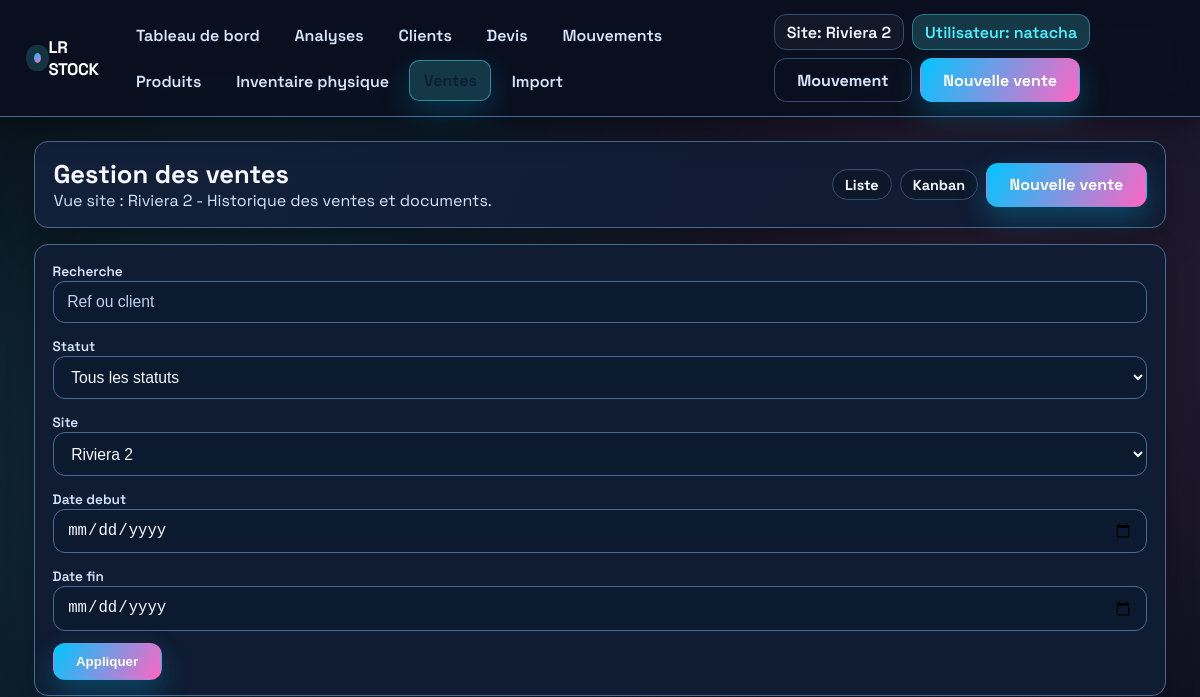
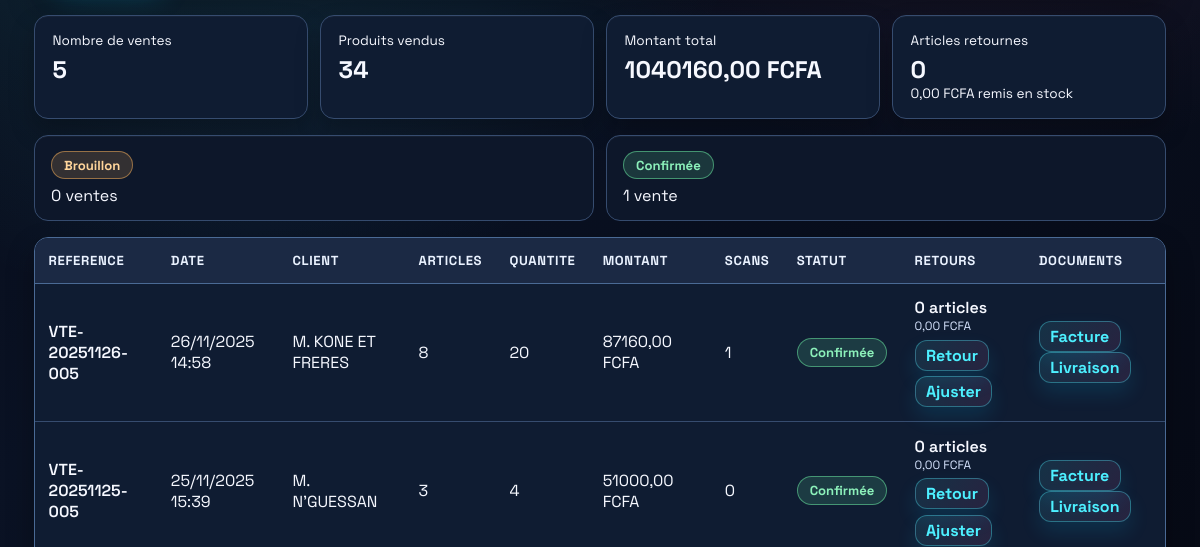
/ventes/ (signed in, upper part), run on an earlier commit of the app's database (2 pictures, top to bottom).
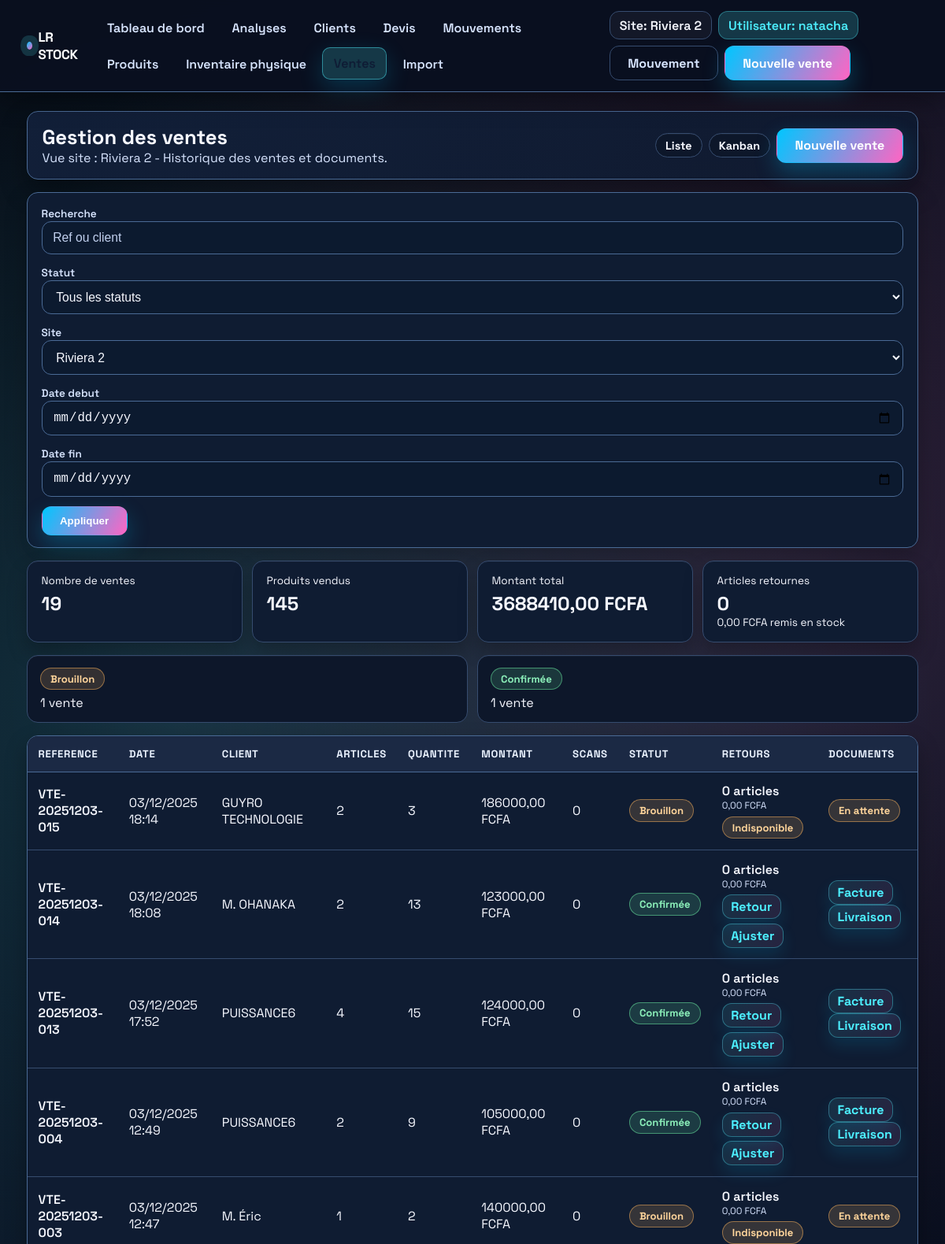
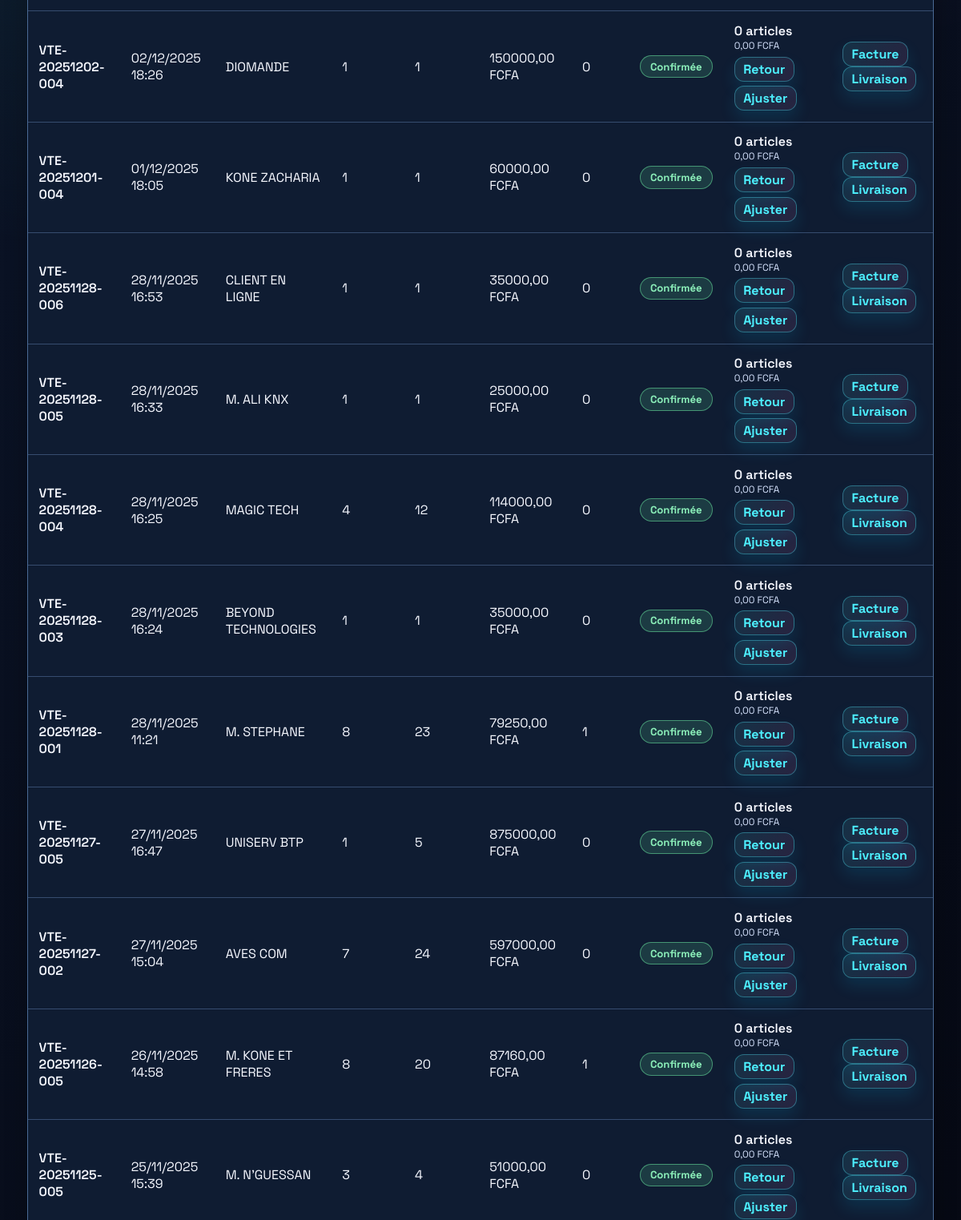
And on a later commit of the database (2 pictures, top to bottom).
### inventory/models.py (models this page shows, shortened)
class VersionedModelMixin(models.Model):
    class Meta:
        abstract = True

class TimeStampedModel(models.Model):
    created_at = models.DateTimeField(auto_now_add=True)
    updated_at = models.DateTimeField(auto_now=True)
    class Meta:
        abstract = True

class Sale(VersionedModelMixin, TimeStampedModel):
    class Status(models.TextChoices):
        DRAFT = "draft", "Brouillon"
        CONFIRMED = "confirmed", "Confirmée"
    reference = models.CharField("Référence", max_length=100, unique=True)
    sale_date = models.DateTimeField("Date de vente", default=timezone.now)
    customer = models.ForeignKey(
        Customer,
        on_delete=models.SET_NULL,
        related_name="sales",
        blank=True,
        null=True,
    )
    customer_name = models.CharField("Client", max_length=255, blank=True)
    notes = models.TextField(blank=True)
    site = models.ForeignKey(
        Site,
        on_delete=models.PROTECT,
        blank=True,
        null=True,
        related_name="sales",
    )
    amount_paid = models.DecimalField(
        "Montant payé",
        max_digits=12,
        decimal_places=2,
        default=Decimal("0.00"),
    )
    status = models.CharField(
        max_length=20,
        choices=Status.choices,
        default=Status.DRAFT,
    )
    class Meta:
        ordering = ["-sale_date", "-id"]
        verbose_name = "vente"
        verbose_name_plural = "ventes"
    @property
    def customer_display_name(self) -> str:
        if self.customer:
            return self.customer.display_name
        return self.customer_name or "-"
    @property
    def total_amount(self) -> Decimal:
        total = Decimal("0.00")
        for item in self.items.all():
            total += item.total_amount
        return total
    @property
    def returned_quantity(self) -> int:
        if self.status != self.Status.CONFIRMED:
            return 0
        return sum(item.returned_quantity for item in self.items.all())
    @property
    def returned_amount(self) -> Decimal:
        total = Decimal("0.00")
        if self.status != self.Status.CONFIRMED:
            return total
        for item in self.items.all():
            if item.line_type != SaleItem.LineType.PRODUCT:
                continue
            total += item.unit_price * Decimal(item.returned_quantity)
        return total

class Customer(VersionedModelMixin, TimeStampedModel):
    reference = models.CharField(
        "Référence client",
        max_length=20,
        unique=True,
        default=generate_customer_reference,
    )
    name = models.CharField("Nom du contact", max_length=255)
    company_name = models.CharField("Entreprise", max_length=255, blank=True)
    email = models.EmailField(blank=True)
    phone = models.CharField(max_length=50, blank=True)
    address = models.TextField(blank=True)
    credit_limit = models.DecimalField(
        "Plafond de crédit",
        max_digits=12,
        decimal_places=2,
        default=Decimal("0.00"),
    )
    notes = models.TextField(blank=True)
    objects = CustomerQuerySet.as_manager()
    class Meta:
        ordering = ["name", "company_name"]
        verbose_name = "client"
        verbose_name_plural = "clients"
    @property
    def display_name(self) -> str:
        if self.company_name and self.name:
            return f"{self.company_name} - {self.name}"
        return self.company_name or self.name or self.reference

class SaleItem(TimeStampedModel):
    class LineType(models.TextChoices):
        PRODUCT = "product", "Produit"
        NOTE = "note", "Note"
        SECTION = "section", "Section"
    sale = models.ForeignKey(
        Sale, on_delete=models.CASCADE, related_name="items"
    )
    product = models.ForeignKey(
        Product,
        on_delete=models.PROTECT,
        related_name="sale_items",
        blank=True,
        null=True,
    )
    line_type = models.CharField(
        max_length=20,
        choices=LineType.choices,
        default=LineType.PRODUCT,
    )
    description = models.CharField(max_length=255, blank=True)
    position = models.PositiveIntegerField(default=0)
    quantity = models.PositiveIntegerField(default=1)
    unit_price = models.DecimalField(max_digits=10, decimal_places=2, default=Decimal("0.00"))
    returned_quantity = models.PositiveIntegerField(default=0)
    scan_code = models.CharField(max_length=255, blank=True)
    scanned_at = models.DateTimeField(blank=True, null=True)
    stock_movement = models.OneToOneField(
        StockMovement,
        on_delete=models.SET_NULL,
        blank=True,
        null=True,
        related_name="sale_item",
    )
    class Meta:
        verbose_name = "ligne de vente"
        verbose_name_plural = "lignes de vente"
        ordering = ["position", "id"]
    @property
    def total_amount(self) -> Decimal:
        if self.line_type != self.LineType.PRODUCT:
            return Decimal("0.00")
        net_quantity = max(self.quantity - self.returned_quantity, 0)
        return self.unit_price * Decimal(net_quantity)

### inventory/views.py (the view, shortened to what this page needs)
# urls.py: path("ventes/", login_required(views.sales_list), name="sales_list"),
def sales_list(request):
    search = (request.GET.get("q") or "").strip()
    selected_status = request.GET.get("status") or ""
    start_input = request.GET.get("start")
    end_input = request.GET.get("end")
    start_dt, end_dt, date_errors = _parse_list_date_range(start_input, end_input)
    for error_text in date_errors:
        messages.warning(request, error_text)
    site_context = _site_context(request)
    active_site = site_context["active_site"]
    sales_queryset = (
        Sale.objects.select_related("customer")
        .prefetch_related("items__product", "scans")
        .order_by("-sale_date")
    )
    if selected_status:
        sales_queryset = sales_queryset.filter(status=selected_status)
    if start_dt:
        sales_queryset = sales_queryset.filter(sale_date__gte=start_dt)
    if end_dt:
        sales_queryset = sales_queryset.filter(sale_date__lte=end_dt)
    if active_site:
        sales_queryset = sales_queryset.filter(
            Q(site=active_site) | Q(items__stock_movement__site=active_site)
        )
    sales_queryset = sales_queryset.distinct()
    status_counts = {
        row["status"]: row["count"]
        for row in sales_queryset.values("status").annotate(count=Count("id"))
    }
    sales = list(sales_queryset)
    total_amount = Decimal("0.00")
    total_quantity = 0
    for sale in sales:
        sale_quantity = 0
        for item in sale.items.all():
            if item.line_type == SaleItem.LineType.PRODUCT and item.product:
                total_amount += item.total_amount
                sale_quantity += max(item.quantity - item.returned_quantity, 0)
        sale.total_quantity = sale_quantity
        sale.scan_total = sale.scans.count()
        total_quantity += sale_quantity
    total_return_quantity = sum(sale.returned_quantity for sale in sales)
    total_return_amount = sum(sale.returned_amount for sale in sales)
    status_summary = [
        {
            "value": status_choice.value,
            "label": status_choice.label,
            "count": status_counts.get(status_choice.value, 0),
        }
        for status_choice in Sale.Status
    ]
    status_options = [("", "Tous les statuts")] + [
        (status_choice.value, status_choice.label) for status_choice in Sale.Status
    ]
    context = {
        "sales": sales,
        "total_amount": total_amount,
        "total_quantity": total_quantity,
        "total_sales": len(sales),
        "total_return_quantity": total_return_quantity,
        "total_return_amount": total_return_amount,
        "search": search,
        "selected_status": selected_status,
        "start_input": start_input,
        "end_input": end_input,
        "status_summary": status_summary,
        "status_options": status_options,
    }
    context.update(site_context)
    return render(request, "inventory/sales_list.html", context)

### inventory/views.py (called while the page is built, shortened)
def _parse_list_date_range(start_value, end_value):
    tz = timezone.get_current_timezone()
    start_dt = None
    end_dt = None
    errors: list[str] = []
    if start_dt and end_dt and start_dt > end_dt:
        errors.append("La date de debut doit precéder la date de fin.")
    return start_dt, end_dt, errors

def _get_assigned_site(request):
    if not request.user.is_authenticated:
        return None
    assignment = getattr(request.user, "site_assignment", None)
    return assignment.site if assignment else None

def _get_requested_site(request):
    site_id = request.GET.get("site")
    if site_id:
        return Site.objects.filter(pk=site_id).first()
    return None

def _get_action_site(request):
    if not request.user.is_authenticated:
        return None
    assigned_site = _get_assigned_site(request)
    if assigned_site:
        return assigned_site
    if request.user.is_superuser:
        return _get_requested_site(request)
    return None

def _get_active_site(request):
    requested = _get_requested_site(request)
    if requested:
        return requested
    return _get_assigned_site(request)

### inventory/templates/inventory/sales_list.html (shortened to what the changed rows need)
{% extends "inventory/base.html" %}
{% block content %}
<div class="odoo-shell">
    <div class="odoo-bar">
        <div class="odoo-title">
            <h1>Gestion des ventes</h1>
        </div>
    </div>
    <div class="stats">
        <div class="stat-card">
            <p class="muted" style="margin:0;font-size:0.85rem;">Nombre de ventes</p>
            <p class="value">{{ total_sales }}</p>
        </div>
        <div class="stat-card">
            <p class="muted" style="margin:0;font-size:0.85rem;">Produits vendus</p>
            <p class="value">{{ total_quantity }}</p>
        </div>
        <div class="stat-card">
            <p class="muted" style="margin:0;font-size:0.85rem;">Montant total</p>
            <p class="value">{{ total_amount|floatformat:2 }} FCFA</p>
        </div>
    </div>
    <div class="status-grid">
        {% for entry in status_summary %}
            <div class="status-card">
                <p style="margin:0;">
                    <span class="chip {% if entry.value == 'confirmed' %}safe{% else %}warn{% endif %}">{{ entry.label }}</span>
                </p>
                <p class="value" style="margin:0.35rem 0 0;">{{ entry.count }} vente{% if entry.count != 1 %}s{% endif %}</p>
            </div>
        {% endfor %}
    </div>
    <div class="table-wrap">
        {% if sales %}
            <table>
                <thead>
                    <tr>
                        <th>Reference</th>
                        <th>Date</th>
                        <th>Client</th>
                        <th>Articles</th>
                        <th>Quantite</th>
                        <th>Montant</th>
                        <th>Scans</th>
                        <th>Statut</th>
                        <th>Retours</th>
                        <th>Documents</th>
                    </tr>
                </thead>
                <tbody>
                    {% for sale in sales %}
                        {% if sale.status == "confirmed" %}
                            {% url 'inventory:sale_document_preview' sale.pk 'invoice' as row_href %}
                        {% else %}
                            {% url 'inventory:sale_document_preview' sale.pk 'quote' as row_href %}
                        {% endif %}
                        <tr data-href="{{ row_href }}" role="button">
                            <td style="font-weight:600;">{{ sale.reference }}</td>
                            <td>{{ sale.sale_date|date:"d/m/Y H:i" }}</td>
                            <td>{{ sale.customer_display_name }}</td>
                            <td>{{ sale.items.all|length }}</td>
                            <td>{{ sale.total_quantity }}</td>
                            <td>{{ sale.total_amount|floatformat:2 }} FCFA</td>
                            <td>{{ sale.scan_total }}</td>
                            <td>
                                <span class="chip {% if sale.status == 'confirmed' %}safe{% else %}warn{% endif %}">
                                    {{ sale.get_status_display }}
                                </span>
                            </td>
                            <td>
                                <p style="margin:0;font-weight:600;">
                                    {{ sale.returned_quantity }} article{% if sale.returned_quantity != 1 %}s{% endif %}
                                </p>
                                <p style="margin:0;color:var(--muted);font-size:0.75rem;">
                                    {{ sale.returned_amount|floatformat:2 }} FCFA
                                </p>
                                {% if sale.status == 'confirmed' %}
                                    <div style="display:flex;gap:0.35rem;flex-wrap:wrap;margin-top:0.35rem;">
                                        <a href="{% url 'inventory:sale_return' sale.pk %}" class="btn secondary" style="padding:0.25rem 0.65rem;display:inline-flex;align-items:center;">Retour</a>
                                        <a href="{% url 'inventory:sale_adjust' sale.pk %}" class="btn secondary" style="padding:0.25rem 0.65rem;display:inline-flex;align-items:center;">Ajuster</a>
                                    </div>
                                {% else %}
                                    <span class="chip warn" style="margin-top:0.35rem;display:inline-flex;align-items:center;">Indisponible</span>
                                {% endif %}
                            </td>
                            <td>
                                {% if sale.status == 'confirmed' %}
                                    <a href="{% url 'inventory:sale_document_preview' sale.pk 'invoice' %}" class="btn secondary" style="padding:0.25rem 0.65rem;">Facture</a>
                                    <a href="{% url 'inventory:sale_document_preview' sale.pk 'delivery' %}" class="btn secondary" style="padding:0.25rem 0.65rem;">Livraison</a>
                                {% else %}
                                    <span class="chip warn">En attente</span>
                                {% endif %}
                            </td>
                        </tr>
                    {% endfor %}
                </tbody>
            </table>
        {% else %}
            <p style="margin:0;padding:1rem;">Aucune vente enregistree pour le moment.</p>
        {% endif %}
    </div>
</div>
{% endblock %}

What changed in the data, as far as the page shows it:
added Sale: reference "VTE-20251203-015", sale_date "03/12/2025 18:14", customer_display_name "GUYRO TECHNOLOGIE", items.all|length "2", total_quantity "3", total_amount "186000,00", scan_total "0", status "Brouillon", returned_quantity "0", returned_amount "0,00", shows "Indisponible", shows "En attente"
added Sale: reference "VTE-20251203-014", sale_date "03/12/2025 18:08", customer_display_name "M. OHANAKA", items.all|length "2", total_quantity "13", total_amount "123000,00", scan_total "0", status "Confirmée", returned_quantity "0", returned_amount "0,00", shows "Retour", shows "Facture"
added Sale: reference "VTE-20251203-013", sale_date "03/12/2025 17:52", customer_display_name "PUISSANCE6", items.all|length "4", total_quantity "15", total_amount "124000,00", scan_total "0", status "Confirmée", returned_quantity "0", returned_amount "0,00", shows "Retour", shows "Facture"
added Sale: reference "VTE-20251203-004", sale_date "03/12/2025 12:49", customer_display_name "PUISSANCE6", items.all|length "2", total_quantity "9", total_amount "105000,00", scan_total "0", status "Confirmée", returned_quantity "0", returned_amount "0,00", shows "Retour", shows "Facture"
added Sale: reference "VTE-20251203-003", sale_date "03/12/2025 12:47", customer_display_name "M. Éric", items.all|length "1", total_quantity "2", total_amount "140000,00", scan_total "0", status "Brouillon", returned_quantity "0", returned_amount "0,00", shows "Indisponible", shows "En attente"
added Sale: reference "VTE-20251202-004", sale_date "02/12/2025 18:26", customer_display_name "DIOMANDE", items.all|length "1", total_quantity "1", total_amount "150000,00", scan_total "0", status "Confirmée", returned_quantity "0", returned_amount "0,00", shows "Retour", shows "Facture"
added Sale: reference "VTE-20251201-004", sale_date "01/12/2025 18:05", customer_display_name "KONE ZACHARIA", items.all|length "1", total_quantity "1", total_amount "60000,00", scan_total "0", status "Confirmée", returned_quantity "0", returned_amount "0,00", shows "Retour", shows "Facture"
added Sale: reference "VTE-20251128-006", sale_date "28/11/2025 16:53", customer_display_name "CLIENT EN LIGNE", items.all|length "1", total_quantity "1", total_amount "35000,00", scan_total "0", status "Confirmée", returned_quantity "0", returned_amount "0,00", shows "Retour", shows "Facture"
added Sale: reference "VTE-20251128-005", sale_date "28/11/2025 16:33", customer_display_name "M. ALI KNX", items.all|length "1", total_quantity "1", total_amount "25000,00", scan_total "0", status "Confirmée", returned_quantity "0", returned_amount "0,00", shows "Retour", shows "Facture"
added Sale: reference "VTE-20251128-004", sale_date "28/11/2025 16:25", customer_display_name "MAGIC TECH", items.all|length "4", total_quantity "12", total_amount "114000,00", scan_total "0", status "Confirmée", returned_quantity "0", returned_amount "0,00", shows "Retour", shows "Facture"
added Sale: reference "VTE-20251128-003", sale_date "28/11/2025 16:24", customer_display_name "BEYOND TECHNOLOGIES", items.all|length "1", total_quantity "1", total_amount "35000,00", scan_total "0", status "Confirmée", returned_quantity "0", returned_amount "0,00", shows "Retour", shows "Facture"
added Sale: reference "VTE-20251128-001", sale_date "28/11/2025 11:21", customer_display_name "M. STEPHANE", items.all|length "8", total_quantity "23", total_amount "79250,00", scan_total "1", status "Confirmée", returned_quantity "0", returned_amount "0,00", shows "Retour", shows "Facture"
added Sale: reference "VTE-20251127-005", sale_date "27/11/2025 16:47", customer_display_name "UNISERV BTP", items.all|length "1", total_quantity "5", total_amount "875000,00", scan_total "0", status "Confirmée", returned_quantity "0", returned_amount "0,00", shows "Retour", shows "Facture"
added Sale: reference "VTE-20251127-002", sale_date "27/11/2025 15:04", customer_display_name "AVES COM", items.all|length "7", total_quantity "24", total_amount "597000,00", scan_total "0", status "Confirmée", returned_quantity "0", returned_amount "0,00", shows "Retour", shows "Facture"
Also different on the page:
{{ total_sales }}: "5" → "19"
{{ total_quantity }}: "34" → "145"
{{ total_amount|floatformat:2 }}: "1040160,00" → "3688410,00"
new list line: "Brouillon 1 vente"
list line gone: "Brouillon 0 vente s"
